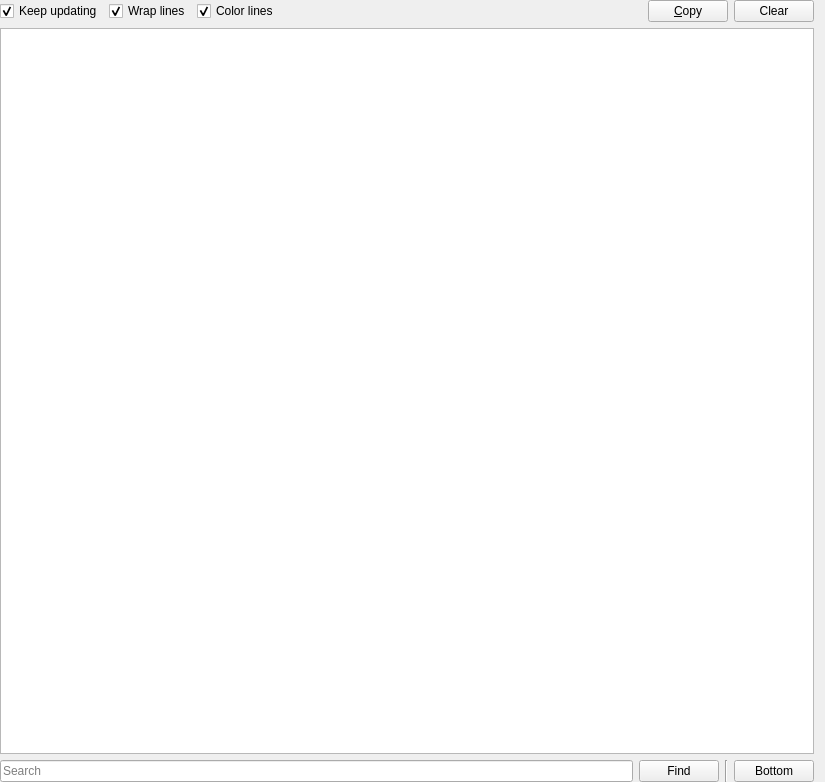
<?xml version='1.0' encoding='utf-8'?>
<ui version="4.0">
 <class>LogPage</class>
 <widget class="QWidget" name="LogPage">
  <property name="geometry">
   <rect>
    <x>0</x>
    <y>0</y>
    <width>825</width>
    <height>782</height>
   </rect>
  </property>
  <layout class="QGridLayout" name="gridLayout">
   <property name="leftMargin">
    <number>0</number>
   </property>
   <property name="topMargin">
    <number>0</number>
   </property>
   <property name="bottomMargin">
    <number>0</number>
   </property>
   <item row="1" column="0" colspan="5">
    <widget class="LogView" name="text">
     <property name="undoRedoEnabled">
      <bool>false</bool>
     </property>
     <property name="readOnly">
      <bool>true</bool>
     </property>
     <property name="plainText">
      <string notr="true" />
     </property>
     <property name="textInteractionFlags">
      <set>Qt::LinksAccessibleByKeyboard|Qt::LinksAccessibleByMouse|Qt::TextBrowserInteraction|Qt::TextSelectableByKeyboard|Qt::TextSelectableByMouse</set>
     </property>
     <property name="centerOnScroll">
      <bool>false</bool>
     </property>
    </widget>
   </item>
   <item row="0" column="0" colspan="5">
    <layout class="QHBoxLayout" name="horizontalLayout">
     <item>
      <widget class="QCheckBox" name="trackLogCheckbox">
       <property name="text">
        <string>Keep updating</string>
       </property>
       <property name="checked">
        <bool>true</bool>
       </property>
      </widget>
     </item>
     <item>
      <widget class="QCheckBox" name="wrapCheckbox">
       <property name="text">
        <string>Wrap lines</string>
       </property>
       <property name="checked">
        <bool>true</bool>
       </property>
      </widget>
     </item>
     <item>
      <widget class="QCheckBox" name="colorCheckbox">
       <property name="text">
        <string>Color lines</string>
       </property>
       <property name="checked">
        <bool>true</bool>
       </property>
      </widget>
     </item>
     <item>
      <spacer name="horizontalSpacer">
       <property name="orientation">
        <enum>Qt::Horizontal</enum>
       </property>
       <property name="sizeHint" stdset="0">
        <size>
         <width>40</width>
         <height>20</height>
        </size>
       </property>
      </spacer>
     </item>
     <item>
      <widget class="QPushButton" name="btnCopy">
       <property name="toolTip">
        <string>Copy the whole log into the clipboard</string>
       </property>
       <property name="text">
        <string>&amp;Copy</string>
       </property>
      </widget>
     </item>
     <item>
      </item>
     <item>
      <widget class="QPushButton" name="btnClear">
       <property name="toolTip">
        <string>Clear the log</string>
       </property>
       <property name="text">
        <string>Clear</string>
       </property>
      </widget>
     </item>
    </layout>
   </item>
   <item row="2" column="2">
    <widget class="QPushButton" name="findButton">
     <property name="sizePolicy">
      <sizepolicy hsizetype="Maximum" vsizetype="Fixed">
       <horstretch>0</horstretch>
       <verstretch>0</verstretch>
      </sizepolicy>
     </property>
     <property name="text">
      <string>Find</string>
     </property>
    </widget>
   </item>
   <item row="2" column="4">
    <widget class="QPushButton" name="btnBottom">
     <property name="sizePolicy">
      <sizepolicy hsizetype="Maximum" vsizetype="Fixed">
       <horstretch>0</horstretch>
       <verstretch>0</verstretch>
      </sizepolicy>
     </property>
     <property name="toolTip">
      <string>Scroll all the way to bottom</string>
     </property>
     <property name="text">
      <string>Bottom</string>
     </property>
    </widget>
   </item>
   <item row="2" column="3">
    <widget class="Line" name="line">
     <property name="orientation">
      <enum>Qt::Vertical</enum>
     </property>
    </widget>
   </item>
   <item row="2" column="0" colspan="2">
    <widget class="QLineEdit" name="searchBar">
     <property name="placeholderText">
      <string>Search</string>
     </property>
    </widget>
   </item>
  </layout>
 </widget>
 <customwidgets>
  <customwidget>
   <class>LogView</class>
   <extends>QPlainTextEdit</extends>
   <header>ui/widgets/LogView.h</header>
  </customwidget>
 </customwidgets>
 <tabstops>
  <tabstop>trackLogCheckbox</tabstop>
  <tabstop>wrapCheckbox</tabstop>
  <tabstop>colorCheckbox</tabstop>
  <tabstop>btnCopy</tabstop>
  <tabstop>btnClear</tabstop>
  <tabstop>text</tabstop>
  <tabstop>findButton</tabstop>
 </tabstops>
 <resources />
 <connections />
</ui>
